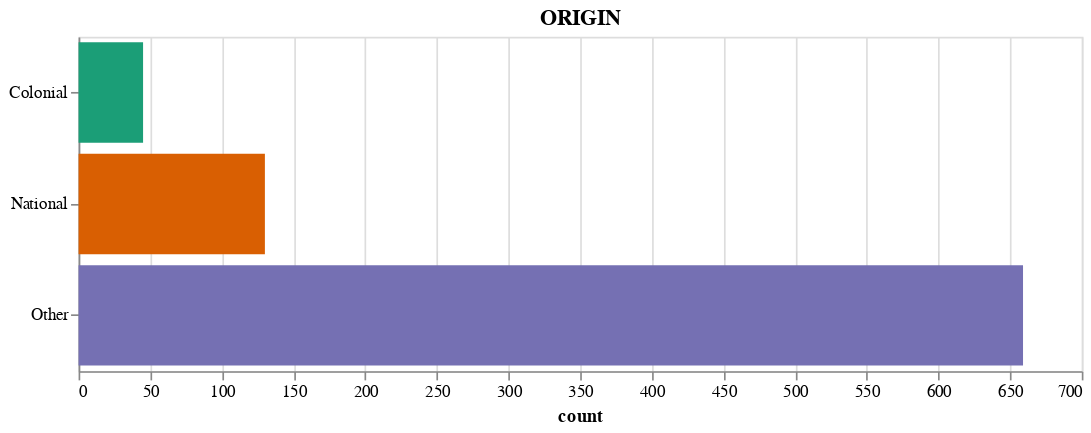

Write notebook code for a chart like this one.
### Markdown cell above
The following plot takes into account the total of 834 records available in the MEB catalog.

Only 130 have been retrieved from the national territory. Less than 50 have their origin in the colonial territories selected (Equatorial Guinea, the Philippines and Morocco). However the difference, it must be pointed out that the rest of records come from other international countries, not Spain.

Also, many of them have been retrieved from South America (which also was a colonial territory earlier in history, but we haven't considered it).

In consequence, more than 600 records are not from Barcelona, Catalunya nor Spain.

If those records were taken into consideration, we'd be closer to prove the museum appropriation problem in the case of the MEB.

### Code cell
or_chart

### Figure 1 — Vega-Lite specification as saved in the notebook (floating-point values rounded to 4 significant figures)
{"config": {"view": {"continuousWidth": 400, "continuousHeight": 300}}, "data": {"name": "data-9a1a5df58566af944fb31ea6c8d42c6b"}, "mark": "bar", "encoding": {"color": {"field": "index", "legend": null, "scale": {"scheme": "dark2"}, "type": "nominal"}, "x": {"field": "count", "type": "quantitative"}, "y": {"field": "index", "title": "", "type": "nominal"}}, "height": 200, "title": "ORIGIN", "width": 600, "$schema": "https://vega.github.io/schema/vega-lite/v4.17.0.json", "datasets": {"data-9a1a5df58566af944fb31ea6c8d42c6b": [{"index": "Other", "count": 659}, {"index": "National", "count": 130}, {"index": "Colonial", "count": 45}]}}
